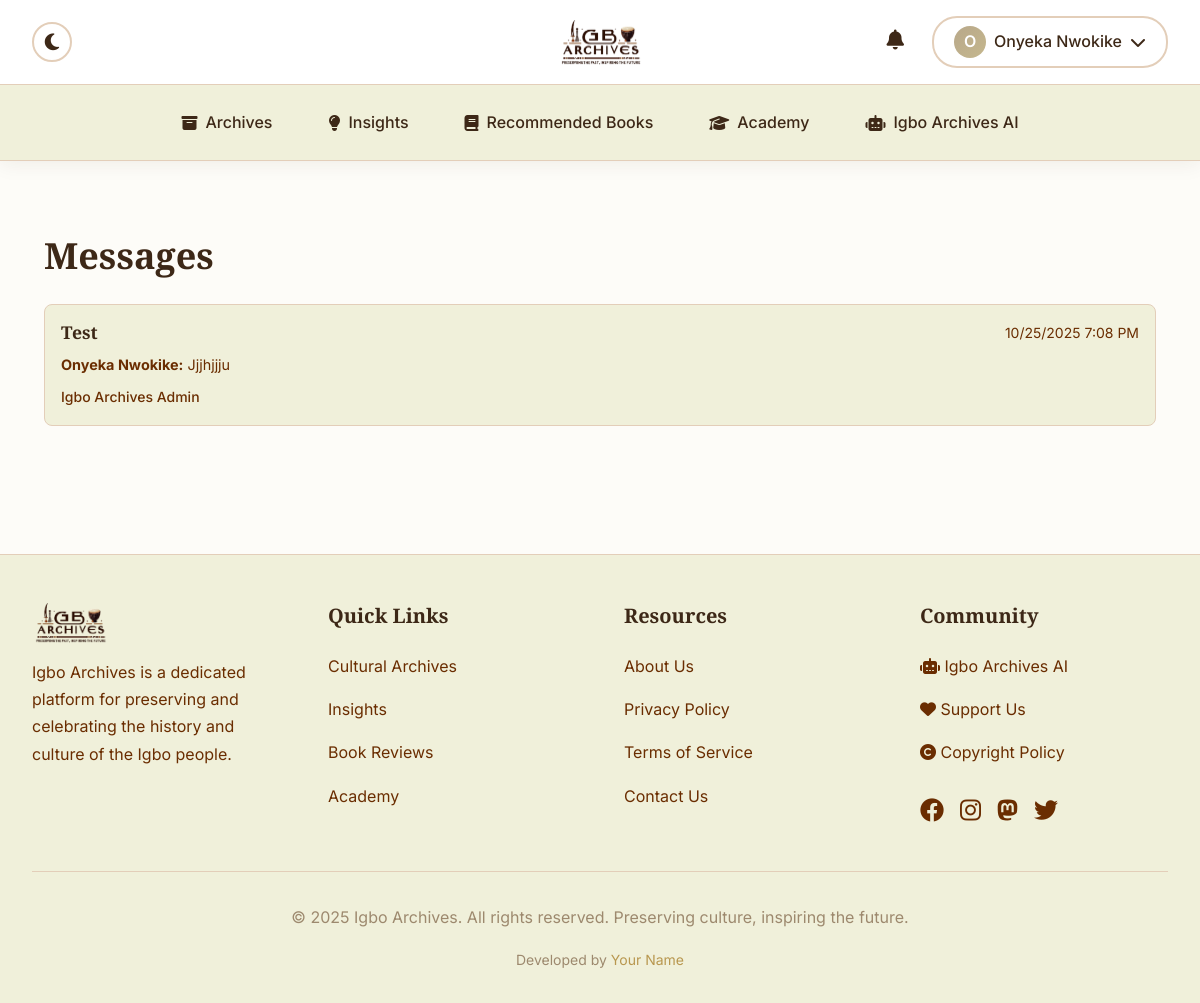
Page /profile/messages/ (signed in) on the committed database.
### users/models.py (models this page shows, shortened)
class CustomUser(AbstractUser):
    full_name = models.CharField(max_length=200, blank=True)
    bio = models.TextField(blank=True)
    profile_picture = models.ImageField(upload_to='profile_pictures/', blank=True, null=True)
    social_links = models.JSONField(default=dict, blank=True)
    def get_display_name(self):
        return self.full_name or (self.email.split('@')[0] if self.email else self.username)

class Thread(models.Model):
    participants = models.ManyToManyField(CustomUser, related_name='message_threads')
    subject = models.CharField(max_length=255)
    created_at = models.DateTimeField(auto_now_add=True)
    updated_at = models.DateTimeField(auto_now=True)
    class Meta:
        ordering = ['-updated_at']

class Message(models.Model):
    thread = models.ForeignKey(Thread, on_delete=models.CASCADE, related_name='messages')
    sender = models.ForeignKey(CustomUser, on_delete=models.CASCADE)
    content = models.TextField()
    created_at = models.DateTimeField(auto_now_add=True)
    is_read = models.BooleanField(default=False)
    class Meta:
        ordering = ['created_at']

### users/views.py (the view)
# urls.py: path('messages/', views.message_inbox, name='inbox'),
@login_required
def message_inbox(request):
    threads = request.user.message_threads.all()
    return render(request, 'users/inbox.html', {'threads': threads})

### core/context_processors.py (called while the page is built)
def pwa_settings(request):
    return {
        'VAPID_PUBLIC_KEY': getattr(settings, 'VAPID_PUBLIC_KEY', ''),
    }

def monetization_settings(request):
    return {
        'ENABLE_ADSENSE': getattr(settings, 'ENABLE_ADSENSE', False),
        'GOOGLE_ADSENSE_CLIENT_ID': getattr(settings, 'GOOGLE_ADSENSE_CLIENT_ID', ''),
        'ENABLE_DONATIONS': getattr(settings, 'ENABLE_DONATIONS', False),
        'STRIPE_PUBLIC_KEY': getattr(settings, 'STRIPE_PUBLIC_KEY', ''),
    }

### users/templates/users/inbox.html (shortened to what this page needs)
{% extends 'base.html' %}
{% block content %}
<div class="container mt-4">
    <div class="row">
        <div class="col-12">
            <h2 class="mb-4">Messages</h2>
            <div class="messages-inbox">
                {% for thread in threads %}
                <a href="{% url 'users:thread' thread.id %}" class="message-box">
                    <div class="message-box-content">
                        <div class="message-box-header">
                            <h5 class="message-title">{{ thread.subject }}</h5>
                            <span class="message-time">{{ thread.updated_at|date:"n/j/Y g:i A" }}</span>
                        </div>
                        <div class="message-preview">
                            {% with thread.messages.last as last_message %}
                                {% if last_message %}
                                    <strong>{{ last_message.sender.get_display_name }}:</strong>
                                    {{ last_message.content|truncatewords:15 }}
                                {% endif %}
                            {% endwith %}
                        </div>
                        <div class="message-participants">
                            {% for participant in thread.participants.all %}
                                {% if participant != user %}
                                    <span class="participant">{{ participant.get_display_name }}</span>
                                {% endif %}
                            {% endfor %}
                        </div>
                    </div>
                </a>
                {% empty %}
                <div class="no-messages">
                    <i class="fas fa-inbox fa-3x mb-3"></i>
                    <p>No messages yet.</p>
                </div>
                {% endfor %}
            </div>
        </div>
    </div>
</div>
{% endblock %}

### core/templates/base.html (shortened to what this page needs)
{% load static %}
{% load pwa %}
<!DOCTYPE html>
<html lang="en">
<head>
    <link href="https://cdn.jsdelivr.net/npm/bootstrap@5.3.0/dist/css/bootstrap.min.css" rel="stylesheet">
    <link rel="stylesheet" href="https://cdnjs.cloudflare.com/ajax/libs/font-awesome/6.4.0/css/all.min.css">
    <link rel="stylesheet" href="{% static 'css/style.css' %}">
    <link rel="stylesheet" href="{% static 'css/notifications.css' %}">
</head>
<body>
    <div class="sticky-header-wrapper">
        <header class="main-header">
            <div class="header-container">
                <button class="dark-mode-toggle" aria-label="Toggle dark mode" id="darkModeToggle">
                    <i class="fas fa-moon"></i>
                </button>
                <a class="logo-container" href="/">
                    <img src="{% static 'images/logos/logo-light.png' %}" alt="Igbo Archives" class="logo-image logo-light">
                </a>
                <div class="user-menu">
                    {% if user.is_authenticated %}
                        <div class="notification-bell-container">
                            <button class="notification-bell" id="notificationBell" aria-label="Notifications">
                                <i class="fas fa-bell"></i>
                            </button>
                        </div>
                        <button class="profile-button" id="profileButton">
                            {% if user.profile_picture %}
                            <div class="profile-icon profile-icon-image">
                                <img src="{{ user.profile_picture.url }}" alt="{{ user.get_display_name }}">
                            </div>
                            {% else %}
                            <div class="profile-icon">{{ user.get_display_name|slice:":1"|upper }}</div>
                            {% endif %}
                            <span class="d-none d-sm-inline">{{ user.get_display_name }}</span>
                            <i class="fas fa-chevron-down"></i>
                        </button>
                    {% else %}
                        <a href="/accounts/login/" class="login-button">
                            <i class="fas fa-sign-in-alt"></i> Login
                        </a>
                    {% endif %}
                </div>
            </div>
        </header>
        <nav class="desktop-nav">
            <div class="nav-container">
                <a href="/archives/" class="nav-link {% if request.path == '/archives/' or request.path == '/' %}active{% endif %}">
                    <i class="fas fa-archive"></i> Archives
                </a>
                <a href="/insights/" class="nav-link {% if '/insights/' in request.path %}active{% endif %}">
                    <i class="fas fa-lightbulb"></i> Insights
                </a>
                <a href="/books/" class="nav-link {% if '/books/' in request.path %}active{% endif %}">
                    <i class="fas fa-book"></i> Recommended Books
                </a>
                <a href="/academy/" class="nav-link {% if '/academy/' in request.path %}active{% endif %}">
                    <i class="fas fa-graduation-cap"></i> Academy
                </a>
                <a href="https://ai.igboarchives.com.ng" class="nav-link" target="_blank" rel="noopener noreferrer">
                    <i class="fas fa-robot"></i> Igbo Archives AI
                </a>
            </div>
        </nav>
    </div>
    <main class="container-main">
        {% block content %}
        {% endblock %}
    </main>
    <footer class="main-footer">
        <div class="footer-container">
            <div class="footer-grid">
                <div class="footer-section">
                    <div style="margin-bottom: 1rem;">
                        <img src="{% static 'images/logos/logo-light.png' %}" alt="Igbo Archives" class="logo-image logo-light" style="height: 40px; width: auto;">
                    </div>
                    <p style="color: var(--text-secondary); line-height: 1.7;">
                        Igbo Archives is a dedicated platform for preserving and celebrating the history and culture of the Igbo people.
                    </p>
                </div>
                <div class="footer-section">
                    <h3>Quick Links</h3>
                    <a href="/archives/" class="footer-link">Cultural Archives</a>
                    <a href="/insights/" class="footer-link">Insights</a>
                    <a href="/books/" class="footer-link">Book Reviews</a>
                    <a href="/academy/" class="footer-link">Academy</a>
                </div>
                <div class="footer-section">
                    <h3>Resources</h3>
                    <a href="/about/" class="footer-link">About Us</a>
                    <a href="/privacy/" class="footer-link">Privacy Policy</a>
                    <a href="/terms/" class="footer-link">Terms of Service</a>
                    <a href="/contact/" class="footer-link">Contact Us</a>
                </div>
                <div class="footer-section">
                    <h3>Community</h3>
                    <a href="https://ai.igboarchives.com.ng" class="footer-link" target="_blank" rel="noopener noreferrer">
                        <i class="fas fa-robot"></i> Igbo Archives AI
                    </a>
                    <a href="/donate/" class="footer-link">
                        <i class="fas fa-heart"></i> Support Us
                    </a>
                    <a href="/copyright/" class="footer-link">
                        <i class="fas fa-copyright"></i> Copyright Policy
                    </a>
                    <div class="footer-link" style="display: flex; align-items: center; gap: 1rem; padding: 0.5rem 0; margin-top: 0.5rem;">
                        <a href="https://www.facebook.com/IgboArchives/" target="_blank" rel="noopener noreferrer" style="color: var(--text-secondary); font-size: 1.5rem; transition: color 0.2s;">
                            <i class="fab fa-facebook"></i>
                        </a>
                        <a href="https://www.instagram.com/IgboArchives.com.ng/" target="_blank" rel="noopener noreferrer" style="color: var(--text-secondary); font-size: 1.5rem; transition: color 0.2s;">
                            <i class="fab fa-instagram"></i>
                        </a>
                        <a href="https://mastodon.social/@Igbo_Archives" target="_blank" rel="noopener noreferrer" style="color: var(--text-secondary); font-size: 1.5rem; transition: color 0.2s;">
                            <i class="fab fa-mastodon"></i>
                        </a>
                        <a href="https://twitter.com/IgboArchives" target="_blank" rel="noopener noreferrer" style="color: var(--text-secondary); font-size: 1.5rem; transition: color 0.2s;">
                            <i class="fab fa-twitter"></i>
                        </a>
                    </div>
                </div>
            </div>
            <div class="footer-bottom">
                <p>&copy; 2025 Igbo Archives. All rights reserved. Preserving culture, inspiring the future.</p>
                <p style="margin-top: 0.5rem; font-size: 0.875rem; color: var(--text-muted);">
                    Developed by <a href="https://github.com/yourusername" target="_blank" rel="noopener noreferrer" style="color: var(--vintage-gold); text-decoration: none;">Your Name</a>
                </p>
            </div>
        </div>
    </footer>
</body>
</html>

### core/static/css/notifications.css (style rules this page uses)
.notification-bell { position: relative; cursor: pointer; padding: 8px 12px; background: transparent; border: none; transition: all 0.2s; }
.notification-bell i { font-size: 1.25rem; color: var(--text-primary); }

### users/templates/users/inbox.html (style rules this page uses)
.messages-inbox { display: flex; flex-direction: column; gap: 12px; }
.message-box { background: var(--bg-secondary); border: 1px solid var(--border-color); border-radius: 8px; padding: 16px; text-decoration: none; color: inherit; transition: all 0.2s; }
.message-box-header { display: flex; justify-content: space-between; align-items: center; margin-bottom: 8px; }
.message-title { font-size: 1.1rem; font-weight: 600; margin: 0; color: var(--text-primary); }
.message-time { font-size: 0.875rem; color: var(--text-secondary); }
.message-preview { font-size: 0.9rem; color: var(--text-secondary); margin-bottom: 8px; }
.message-participants { font-size: 0.875rem; color: var(--text-secondary); }
.participant { font-weight: 500; }

### rows in the picture
CustomUser: get_display_name "O", get_display_name "Onyeka Nwokike"
Thread: subject "Test", updated_at "10/25/2025 7:08 PM", messages.last.sender.get_display_name "Onyeka Nwokike", messages.last.content "Jjjhjjju"
CustomUser: get_display_name "Igbo Archives Admin"
